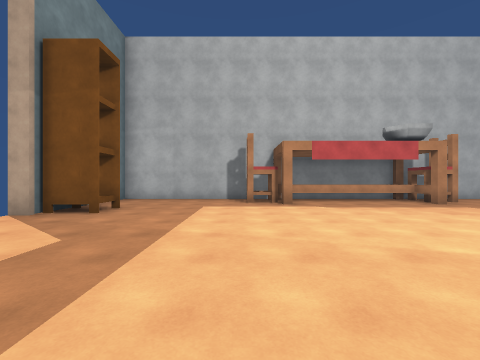
view 1 (above)

22 first-person views from a walk through a scene from a Unity 3-D project. The camera is 1.5 m above the floor, looks level and sees 90° across. The floor is counted in squares, 2 m on a side. Each view is taken from the middle of a square. On the plan, view 1 faces up. The plan holds only what a view shows up to about 9 squares ahead; the rest is blank. The player is left out. Surface patterns are stand-ins for the level's own textures.

view 2
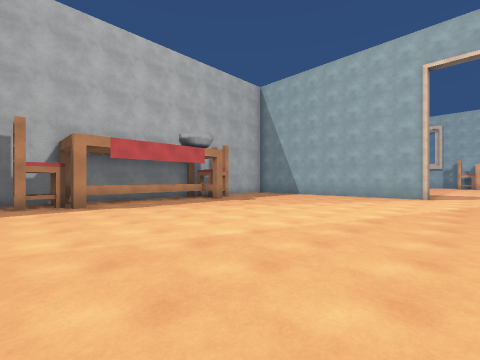

view 3
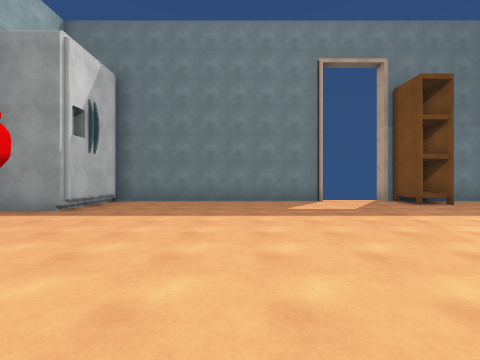

view 4
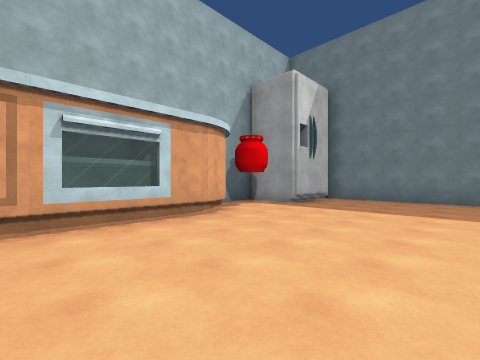

view 5
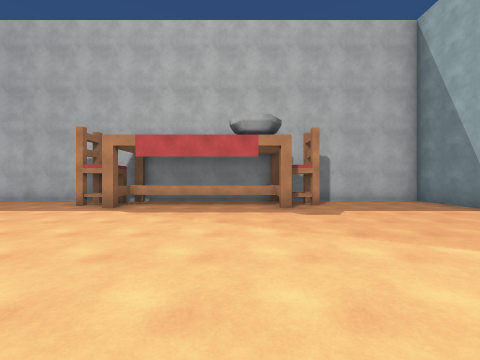

view 6
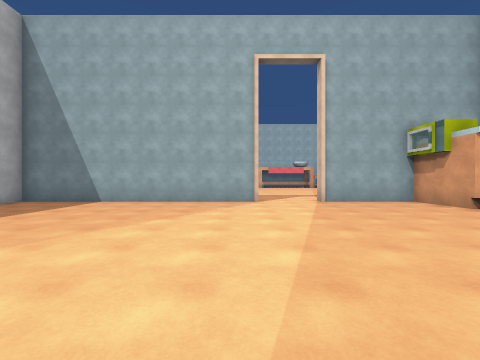

view 7
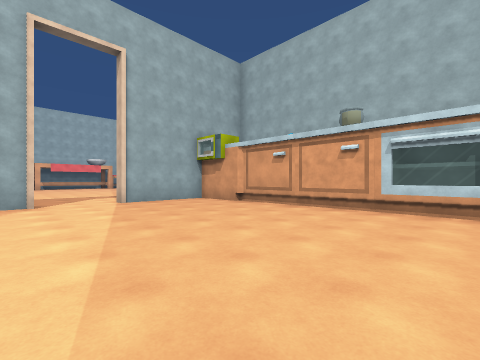

view 8
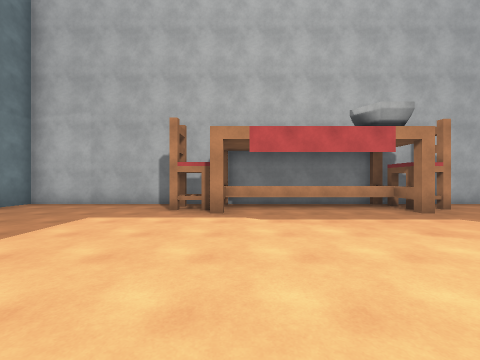

view 9
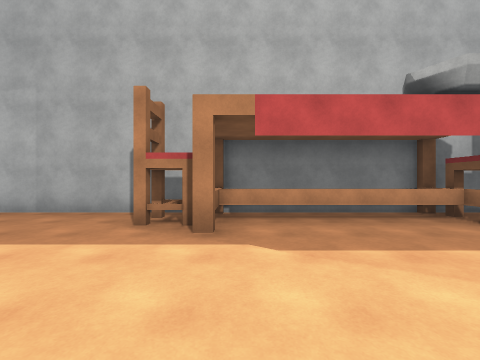

view 10
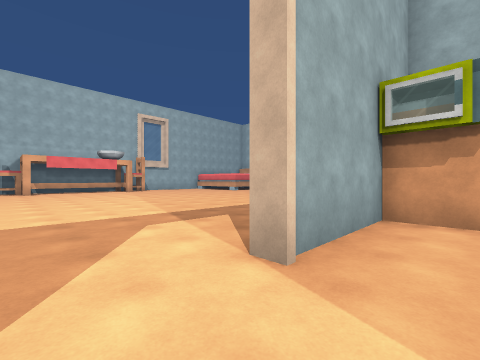

view 11
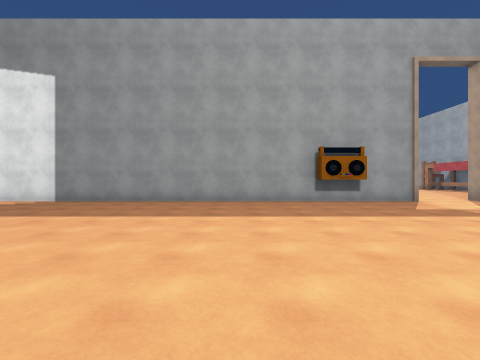

view 12
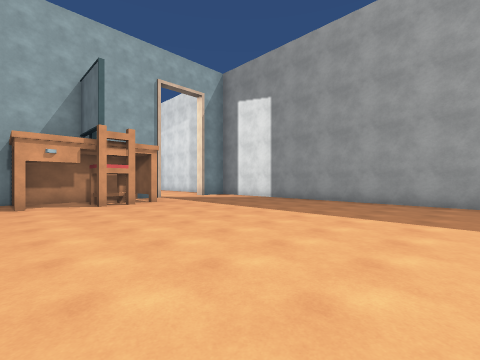

view 13
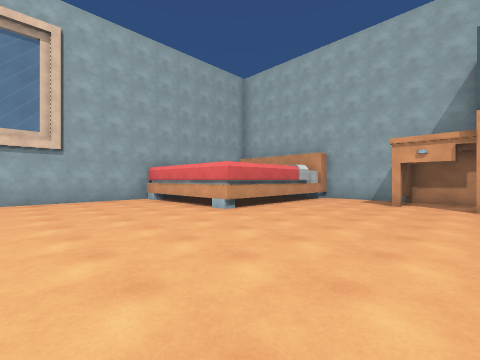

view 14
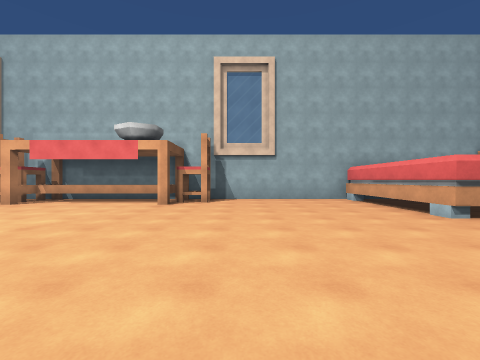

view 15
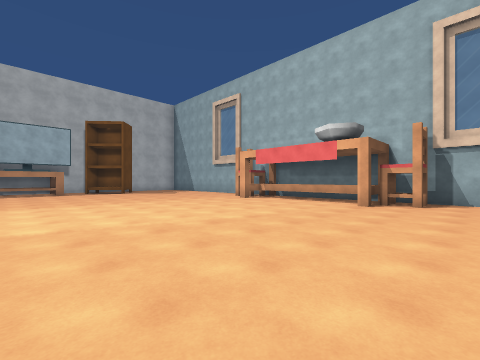

view 16
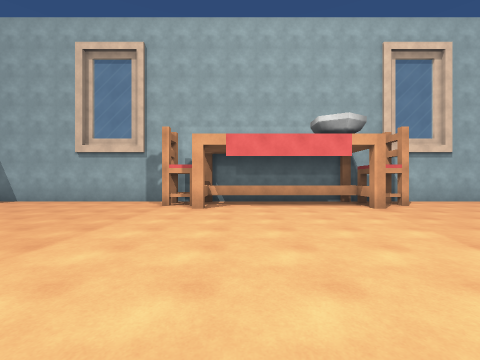

view 17
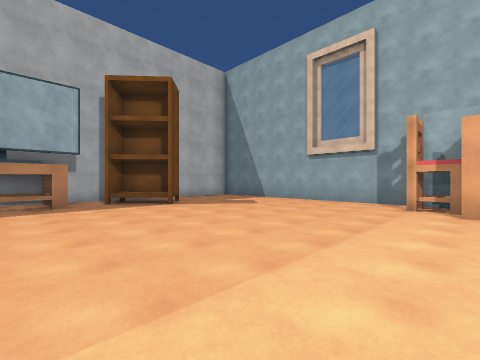

view 18
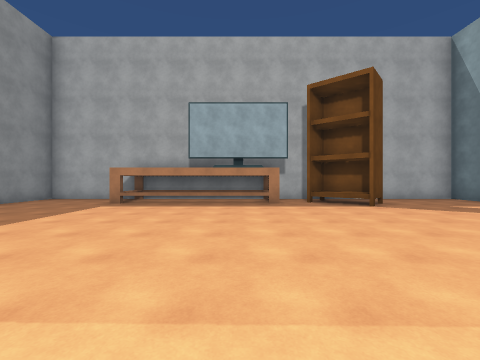

view 19
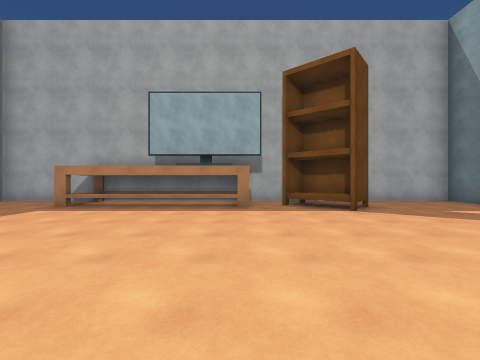

view 20
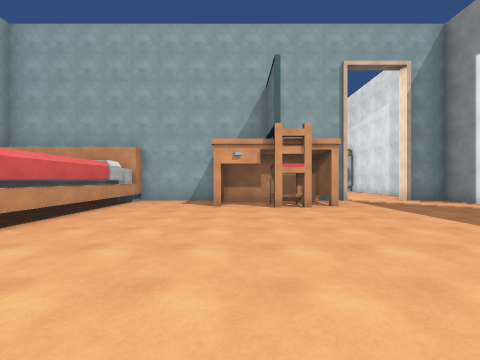

view 21
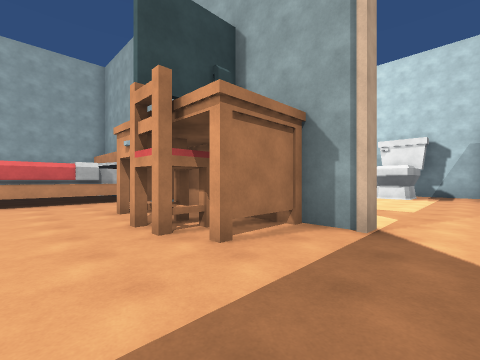

view 22
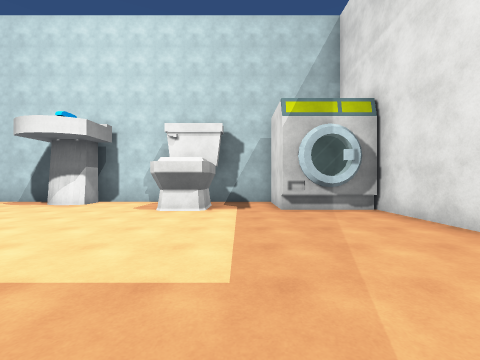

### Floor plan
Key: @ floor where view 1 was taken; # wall or solid block; x gap in a wall; . floor; = window, fence, low wall or low ledge; ^ raised ledge; B bookshelf; S sink; O other object.
Columns run from 5 left of view 1 to 28 right of it. Each row starts with its distance up from view 1.
 10 ############################  ####
  9 #.....O^...#O....#..=####=.B.....#
  8 #.....O....#O....#..#====#.BB....#
  7 #................#..........B....#
  6 #B...............#...............#
  5 x................# ..............#
  4  ................#  .............#
  3 x................#   ............#
  2 #................#    ...........#
  1 #..............................OO#
  0 #....@.........................O##
 -1 #................#..............##
 -2 #................#..............#
 -3 #................O..............##
 -4 #.............###O..............##
 -5 ####..##OOOOOO  #..............OO#
 -6    #..  OO#O O  #..............O##
 -7    ##           #................#
 -8                 #................#
 -9                 #................#
-10                 #................#
-11                 #...........######
-12                 #...........#
-13                 #...........#
-14                 #...........#
-15                 #....OOO.O..#
-16                 #....O...O..#
-17                 ##...#OOO####
-18                    ..
-19                    ...
-20                   .....
-21                  .......
-22                 #........
-23                 #.........
-24                 ##O#.OO....
-25                  OO#.OO..S..
-26                    #.. ..# ..=
-27                    ####### ###

Positions as (right, up) in squares from view 1, and headings:
1: (0, 0), facing up
2: (0, 0), facing up-right
3: (4, 0), facing left
4: (5, 0), facing down-left
5: (5, 1), facing up
6: (3, 2), facing right
7: (3, 2), facing down-right
8: (2, 2), facing up
9: (2, 4), facing up
10: (10, 1), facing down-right
11: (20, -7), facing left
12: (20, -7), facing down-left
13: (18, -7), facing down-right
14: (18, -7), facing right
15: (18, -7), facing up-right
16: (19, -1), facing right
17: (19, 0), facing up-right
18: (19, 0), facing up
19: (20, 1), facing up
20: (19, -8), facing down
21: (14, -13), facing down-right
22: (15, -18), facing down
